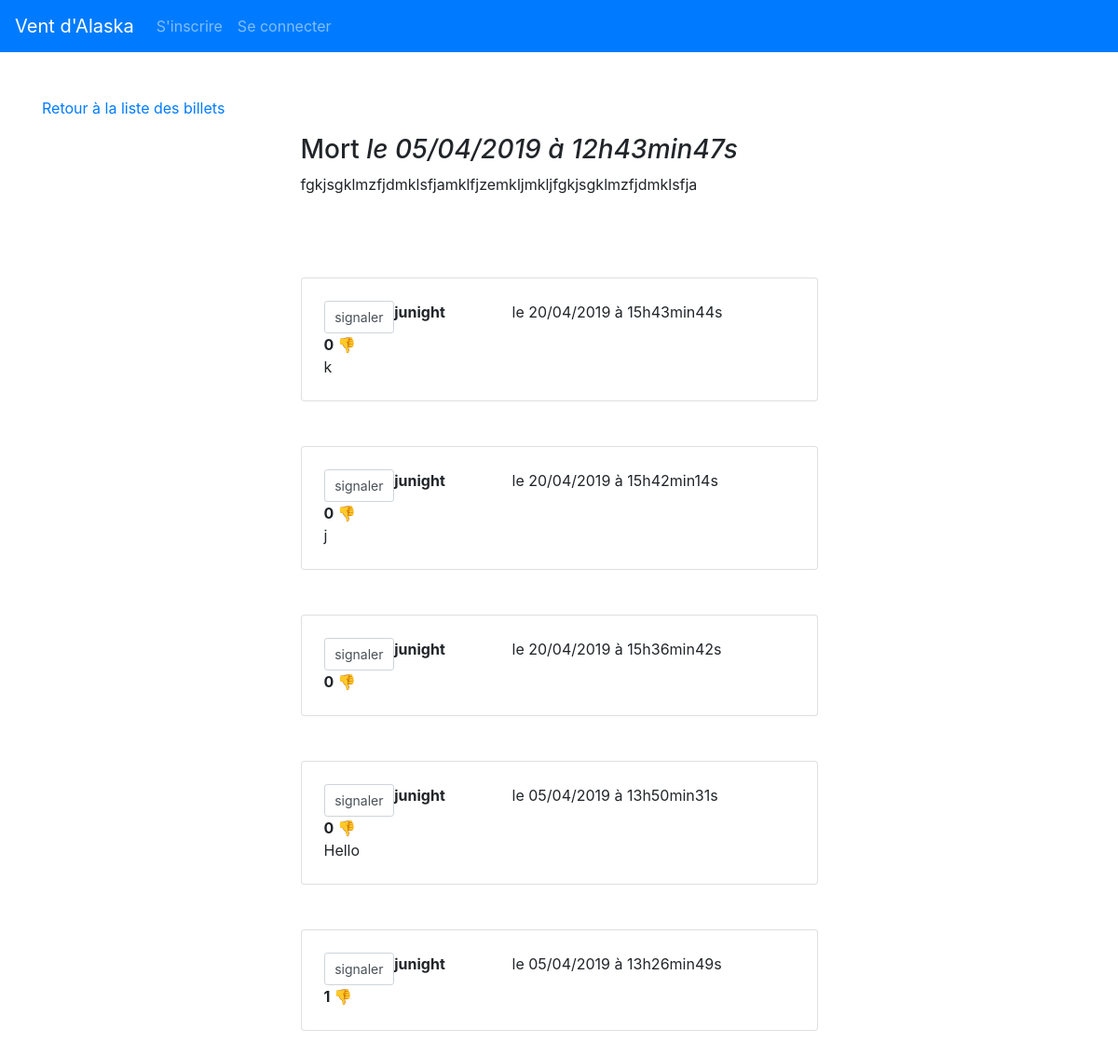
The page /index.php?action=post&id=39 on the database its author committed.
### tables this page shows
CREATE TABLE `news` (
  `id` int(11) NOT NULL,
  `title` varchar(255) NOT NULL,
  `content` text NOT NULL,
  `date_creation` datetime NOT NULL
);

CREATE TABLE `comments` (
  `id` int(11) NOT NULL,
  `id_news` int(11) NOT NULL,
  `author` varchar(255) NOT NULL,
  `comment` text NOT NULL,
  `date_comment` datetime NOT NULL,
  `rating_comment` int(11) NOT NULL DEFAULT '0'
);

### controller/PostController.php (called while the page is built, shortened)
<?php
require './models/PostManager.php';
require './models/Post.php';
class PostController
{
    protected $postManager;
    protected $commentManager;
    public function __construct()
    {
        $this->postManager = new PostManager;
        $this->commentManager = new CommentManager;
    }
    public function listPost(bool $admin = false)
    {
        $postId = $_GET['id'];
        try {
            $post = $this->postManager->find($postId);
        } catch (Exception $e) {
            $_SESSION['flash']['danger'] = "Aucun article ne correspond à cet identifiant";
            header('location:index.php?action=listPosts');
            exit();
        }
        $comments = $this->commentManager->findAll($postId, $admin);
        require './views/frontend/postView.php';
    }
}

### models/Manager.php (called while the page is built, shortened)
<?php
class Manager
{
    protected function __construct()
    {
        $this->pdo = new PDO('mysql:dbname=test;host=localhost', 'root', 'root', []);
    }
}

### models/PostManager.php (called while the page is built, shortened)
<?php
class PostManager extends General
{
    private $db;
    public function __construct()
    {
        $this->db = $this->pdo;
    }
    public function find(int $postId)
    {
        $req = $this->db->prepare('SELECT id, title, content, DATE_FORMAT(date_creation, \'%d/%m/%Y à %Hh%imin%ss\') AS dateCreation FROM news WHERE id = :postId');
        $req->execute([
            "postId" => $postId,
        ]);
        $postData = $req->fetch();
        if ($postData != false) {
            $post = new Post($postData);
        } else {
            throw new Exception();
        }
        return $post;
    }
}

### models/Post.php (called while the page is built, shortened)
<?php
class Post
{
    protected $title;
    protected $content;
    protected $dateCreation;
    public function hydrate($data)
    {
        foreach ($data as $attr => $value) {
            $method = 'set' . ucfirst($attr);
        }
    }
    public function setId($id)
    {
        return $this;
    }
    public function getTitle()
    {
        return $this->title;
    }
    public function setTitle($title)
    {
        if (!is_string($title) || empty($title)) {
            $this->errors[] = self::INVALID_TITLE;
        } else {
            $this->title = $title;
        }
        return $this;
    }
    public function getContent()
    {
        return $this->content;
    }
    public function setContent($content)
    {
        if (!is_string($content) || empty($content)) {
            $this->errors[] = self::INVALID_CONTENT;
        } else {
            $this->content = $content;
        }
        return $this;
    }
    public function getDateCreation()
    {
        return $this->dateCreation;
    }
    public function setDateCreation($dateCreation)
    {
        $this->dateCreation = $dateCreation;
        return $this;
    }
}

### models/CommentManager.php (called while the page is built, shortened)
<?php
require 'Comment.php';
class CommentManager extends General
{
    private $db;
    public function __construct()
    {
        $this->db = $this->pdo;
    }
    public function findAll(int $idNews, bool $admin = false)
    {
        $commentsList = [];
        $sql = 'SELECT id, id_news AS idNews, author, comment, rating_comment AS ratingComment, DATE_FORMAT(date_comment, \'%d/%m/%Y à %Hh%imin%ss\') AS dateComment FROM comments WHERE id_news = ?';
        if ($admin == true) {
            $sql .= "ORDER BY ratingComment DESC";
        } else {
            $sql .= "ORDER BY dateComment DESC";
        }
        $req = $this->db->prepare($sql);
        $req->execute([$idNews]);
        while ($data = $req->fetch()) {
            $commentsList[] = new Comment($data);
        }
        return $commentsList;
    }
}

### models/Comment.php (called while the page is built, shortened)
<?php
class Comment
{
    protected $id;
    protected $author;
    protected $comment;
    protected $dateComment;
    protected $ratingComment;
    public function hydrate(stdClass $data)
    {
        foreach ($data as $attr => $value) {
            $method = 'set' . ucfirst($attr);
        }
    }
    public function getId()
    {
        return $this->id;
    }
    public function setId($id)
    {
        $this->id = (int) $id;
        return $this;
    }
    public function setIdNews($idNews)
    {
        return $this;
    }
    public function getAuthor()
    {
        return $this->author;
    }
    public function setAuthor($author)
    {
        if (!is_string($author) || empty($author)) {
        } else {
            $this->author = $author;
        }
        return $this;
    }
    public function getComment()
    {
        return $this->comment;
    }
    public function setComment($comment)
    {
        if (!is_string($comment) || empty($comment)) {
        } else {
            $this->comment = $comment;
        }
        return $this;
    }
    public function getDateComment()
    {
        return $this->dateComment;
    }
    public function setDateComment($dateComment)
    {
        $this->dateComment = $dateComment;
        return $this;
    }
    public function getRatingComment()
    {
        return $this->ratingComment;
    }
    public function setRatingComment($ratingComment)
    {
        $this->ratingComment = (int) $ratingComment;
        return $this;
    }
}

### views/frontend/postView.php (the view, shortened to what this page needs)
<?php
if ($post instanceof Post) {
    ?>
    <p><a href="index.php?action=listPosts">Retour à la liste des billets</a></p>
    <div class="news w-50 mx-auto">
        <h3>
            <?=$post->getTitle();?>
            <em>le <?=$post->getDateCreation();?></em>
        </h3>
        <div class="content-display">
            <?=
    nl2br($post->getContent());
    ?>
        <br/>
        </div>
    </div>
    <?php
}
foreach ($comments as $comment) {
    if ($comment instanceof Comment) {
        ?>
    <div class="comment mx-auto my-5 card p-4 h-100">
        <div class="comment-heading">
            <form class="form"action="index.php?action=rateComment&commentId=<?=$comment->getId();?>&postId=<?=$_GET['id'];?>" method="POST">
                    <input class="form-control btn-sm p-0" type="submit" id=commentButton name="commentButton"  value="signaler">
            </form>
                <strong>
                    <?=htmlspecialchars($comment->getAuthor());?>
                </strong>
                le <?=$comment->getDateComment();?>
               <strong><?=$comment->getRatingComment()?> 👎</strong>
    </div>
        <?=nl2br(htmlspecialchars($comment->getComment()));?>
    </div>
    <?php
}
}
?>
<?php require 'template.php';?>

### public/css/main.css (style rules this page uses)
.news { margin-top: 10px; margin-bottom: 10px; }
.comment { width: 50%; height: 75px; }
.comment-heading { display: grid; grid-template-columns: 15% 25% 50%; }
.content-display { word-wrap: break-word; }

### rows shown on the page
news: title "Mort", content "fgkjsgklmzfjdmklsfjamklfjzemkljmkljfgkjsgklmzfjdmklsfja"
comments: author "junight", DateComment "20/04/2019 à 15h43min44s", rating_comment "0", comment "k"
comments: author "junight", DateComment "20/04/2019 à 15h42min14s", rating_comment "0", comment "j"
comments: author "junight", DateComment "20/04/2019 à 15h36min42s", rating_comment "0"
comments: author "junight", DateComment "05/04/2019 à 13h50min31s", rating_comment "0", comment "Hello"
comments: author "junight", DateComment "05/04/2019 à 13h26min49s", rating_comment "1"

### other values the page prints
$post->getDateCreation() "05/04/2019 à 12h43min47s"
